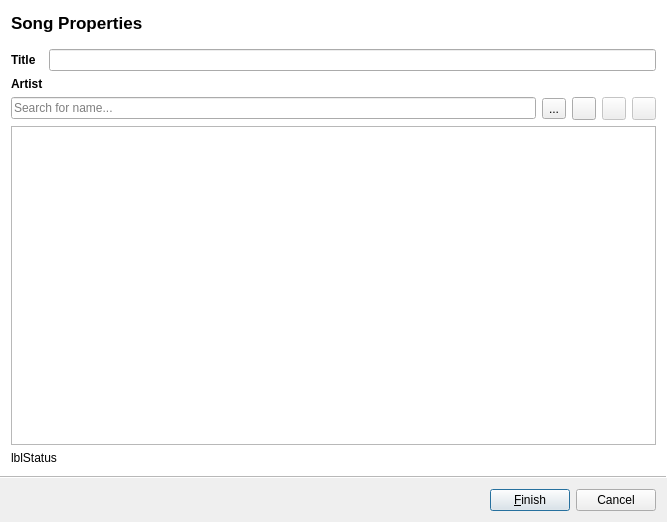
<?xml version="1.0" encoding="UTF-8"?>
<ui version="4.0">
 <class>songManagement</class>
 <widget class="QWizard" name="songManagement">
  <property name="geometry">
   <rect>
    <x>0</x>
    <y>0</y>
    <width>667</width>
    <height>522</height>
   </rect>
  </property>
  <property name="windowTitle">
   <string>Wizard</string>
  </property>
  <property name="modal">
   <bool>false</bool>
  </property>
  <property name="wizardStyle">
   <enum>QWizard::AeroStyle</enum>
  </property>
  <property name="options">
   <set>QWizard::NoBackButtonOnStartPage|QWizard::NoDefaultButton</set>
  </property>
  <widget class="QWizardPage" name="wizardPage1">
   <property name="title">
    <string>Song Properties</string>
   </property>
   <layout class="QVBoxLayout" name="verticalLayout_2">
    <item>
     <layout class="QVBoxLayout" name="verticalLayout">
      <property name="sizeConstraint">
       <enum>QLayout::SetMaximumSize</enum>
      </property>
      <item>
       <layout class="QGridLayout" name="gridLayout">
        <item row="0" column="0">
         <widget class="QLabel" name="label">
          <property name="sizePolicy">
           <sizepolicy hsizetype="Maximum" vsizetype="Preferred">
            <horstretch>0</horstretch>
            <verstretch>0</verstretch>
           </sizepolicy>
          </property>
          <property name="font">
           <font>
            <weight>75</weight>
            <bold>true</bold>
           </font>
          </property>
          <property name="text">
           <string>Title</string>
          </property>
         </widget>
        </item>
        <item row="6" column="0" colspan="5">
         <widget class="QLineEdit" name="txtSearchArtist">
          <property name="placeholderText">
           <string>Search for name...</string>
          </property>
         </widget>
        </item>
        <item row="0" column="1" colspan="8">
         <widget class="QLineEdit" name="txtTitle"/>
        </item>
        <item row="6" column="8">
         <widget class="QToolButton" name="cmdDeleteArtist">
          <property name="enabled">
           <bool>false</bool>
          </property>
          <property name="text">
           <string/>
          </property>
          <property name="icon">
           <iconset resource="../core/resources.qrc">
            <normaloff>:/main/icons/delete-16.png</normaloff>:/main/icons/delete-16.png</iconset>
          </property>
         </widget>
        </item>
        <item row="6" column="6">
         <widget class="QToolButton" name="cmdAddArtist">
          <property name="text">
           <string/>
          </property>
          <property name="icon">
           <iconset resource="../core/resources.qrc">
            <normaloff>:/main/icons/add-16.png</normaloff>:/main/icons/add-16.png</iconset>
          </property>
         </widget>
        </item>
        <item row="6" column="7">
         <widget class="QToolButton" name="cmdEditArtist">
          <property name="enabled">
           <bool>false</bool>
          </property>
          <property name="text">
           <string/>
          </property>
          <property name="icon">
           <iconset resource="../core/resources.qrc">
            <normaloff>:/main/icons/edit-16.png</normaloff>:/main/icons/edit-16.png</iconset>
          </property>
         </widget>
        </item>
        <item row="1" column="1" colspan="3">
         <widget class="QLabel" name="lblArtistName">
          <property name="text">
           <string/>
          </property>
         </widget>
        </item>
        <item row="1" column="0">
         <widget class="QLabel" name="label_2">
          <property name="sizePolicy">
           <sizepolicy hsizetype="Minimum" vsizetype="Preferred">
            <horstretch>0</horstretch>
            <verstretch>0</verstretch>
           </sizepolicy>
          </property>
          <property name="font">
           <font>
            <weight>75</weight>
            <bold>true</bold>
           </font>
          </property>
          <property name="text">
           <string>Artist</string>
          </property>
         </widget>
        </item>
        <item row="6" column="5">
         <widget class="QToolButton" name="cmdSearchArtist">
          <property name="text">
           <string>...</string>
          </property>
          <property name="icon">
           <iconset resource="../core/resources.qrc">
            <normaloff>:/main/icons/Go forward.png</normaloff>:/main/icons/Go forward.png</iconset>
          </property>
         </widget>
        </item>
       </layout>
      </item>
     </layout>
    </item>
    <item>
     <widget class="QTableWidget" name="lstArtists">
      <property name="showGrid">
       <bool>false</bool>
      </property>
      <property name="gridStyle">
       <enum>Qt::NoPen</enum>
      </property>
      <attribute name="horizontalHeaderVisible">
       <bool>false</bool>
      </attribute>
      <attribute name="horizontalHeaderStretchLastSection">
       <bool>true</bool>
      </attribute>
      <attribute name="verticalHeaderVisible">
       <bool>false</bool>
      </attribute>
      <column>
       <property name="text">
        <string>ID</string>
       </property>
      </column>
      <column>
       <property name="text">
        <string>Name</string>
       </property>
      </column>
     </widget>
    </item>
    <item>
     <widget class="QLabel" name="lblStatus">
      <property name="text">
       <string>lblStatus</string>
      </property>
     </widget>
    </item>
   </layout>
  </widget>
 </widget>
 <tabstops>
  <tabstop>txtTitle</tabstop>
  <tabstop>txtSearchArtist</tabstop>
  <tabstop>cmdSearchArtist</tabstop>
  <tabstop>lstArtists</tabstop>
  <tabstop>cmdEditArtist</tabstop>
  <tabstop>cmdDeleteArtist</tabstop>
  <tabstop>cmdAddArtist</tabstop>
 </tabstops>
 <resources>
  <include location="../core/resources.qrc"/>
 </resources>
 <connections/>
</ui>
